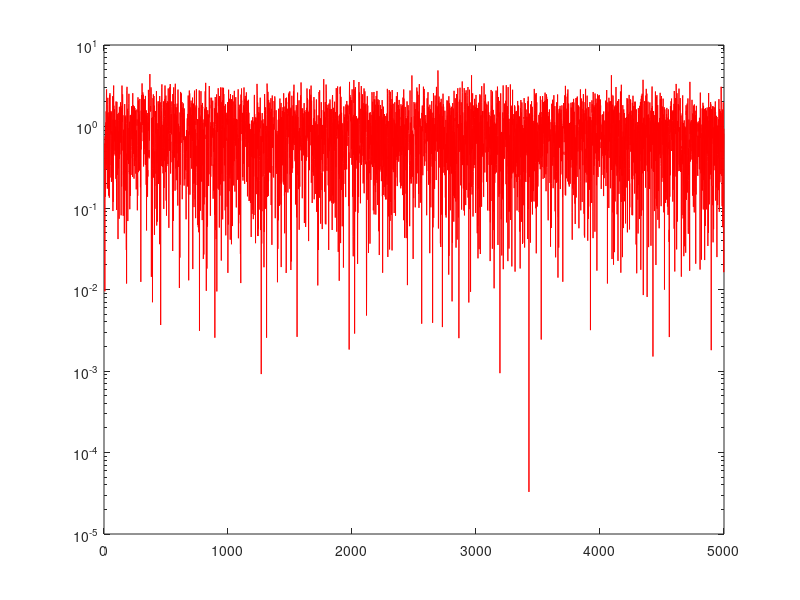

Reproduce this figure in MATLAB.
%%%%%%%%%%%%%%%%%%%%%%%%%%%%%%%%%%%%%%%%%%%%%%%%%%%%%%%%%%%%%%%%%%%%%%%%%
% lmsalgo : LMS algorithm demo
% Author : Tamer abdelazim Mellik
% Contact information : 
%Department of Electrical & Computer Engineering,
%University of Calgary,
%2500 University Drive N.W. ,
%Calgary, AB T2N 1N4 ,
%Canada .
% email :abdelasi@enel.ucalgary.ca  
% email : tabdelaz@ucalgary.ca
% Webpage : http://www.enel.ucalgary.ca/~abdelasi/
% Date    : 20-4-2003
% Version : 1.0.0
% Reference : S. Haykin, Adaptive Filter Theory. 3rd edition, Upper Saddle River, NJ: Prentice-Hall, 1996. 
% Note : The author doesn't take any responsibility for any harm caused by the use of this file
clear all
close all
hold off
%channel system order
sysorder = 5 ;
% Number of system points
%N=2000;
%inp = randn(N,1);
fs = 1.0e4;
t = 0:1/fs:0.5-1/fs;
%x = cos(2*pi*100*t);
randn('seed',0);
x=randn(1,5000);
% 
x=filter([1 0.8 0.3 0.2],1,x);

d = x;
%x = delayseq(x,1);

totallength=size(d,1);
disp(totallength);
%Take 60 points for training
N=60 ;	

k = 1;

%begin of algorithm
w = zeros(1,sysorder) ; % weights array full of sysorder number of zeroes


for n = sysorder : 5000-k % n = increasing element of array [5,...,N]
	u = x(n:-1:n-sysorder+1) ; % Sub-array created starting from n going backwards by 1, sysorder number of times
    y(n)= dot(w, u) ; % dot product of weights and random sub array, estimated output
    %disp(y(n))
    e(n) = d(n+k) - y(n); % desired output - lms
% Start with big mu for speeding the convergence then slow down to reach the correct weights
    
    mu=9e-5;
    
	w = w + mu * u * e(n) ; % weights updated by adding mu * sub array * error
end


error=sum(abs(e(n)))
w

semilogy(abs(e),'r')

% %check of results
% for n =  N+1 : totallength
% 	u = x(n:-1:n-sysorder+1) ;
%     y(n) = dot(w,u) ;
%     e(n) = d(n) - y(n) ;
% end 
% hold on
% %plot(d)
% plot(y,'r');
% title('System output') ;
% xlabel('Samples')
% ylabel('True and estimated output')
% figure
% semilogy((abs(e))) ;
% title('Error curve') ;
% xlabel('Samples')
% ylabel('Error value')
% figure
% %plot(h, 'k+')
% hold on
% plot(w, 'r*')
% legend('Actual weights','Estimated weights')
% title('Comparison of the actual weights and the estimated weights') ;
% axis([0 6 0.05 0.35])